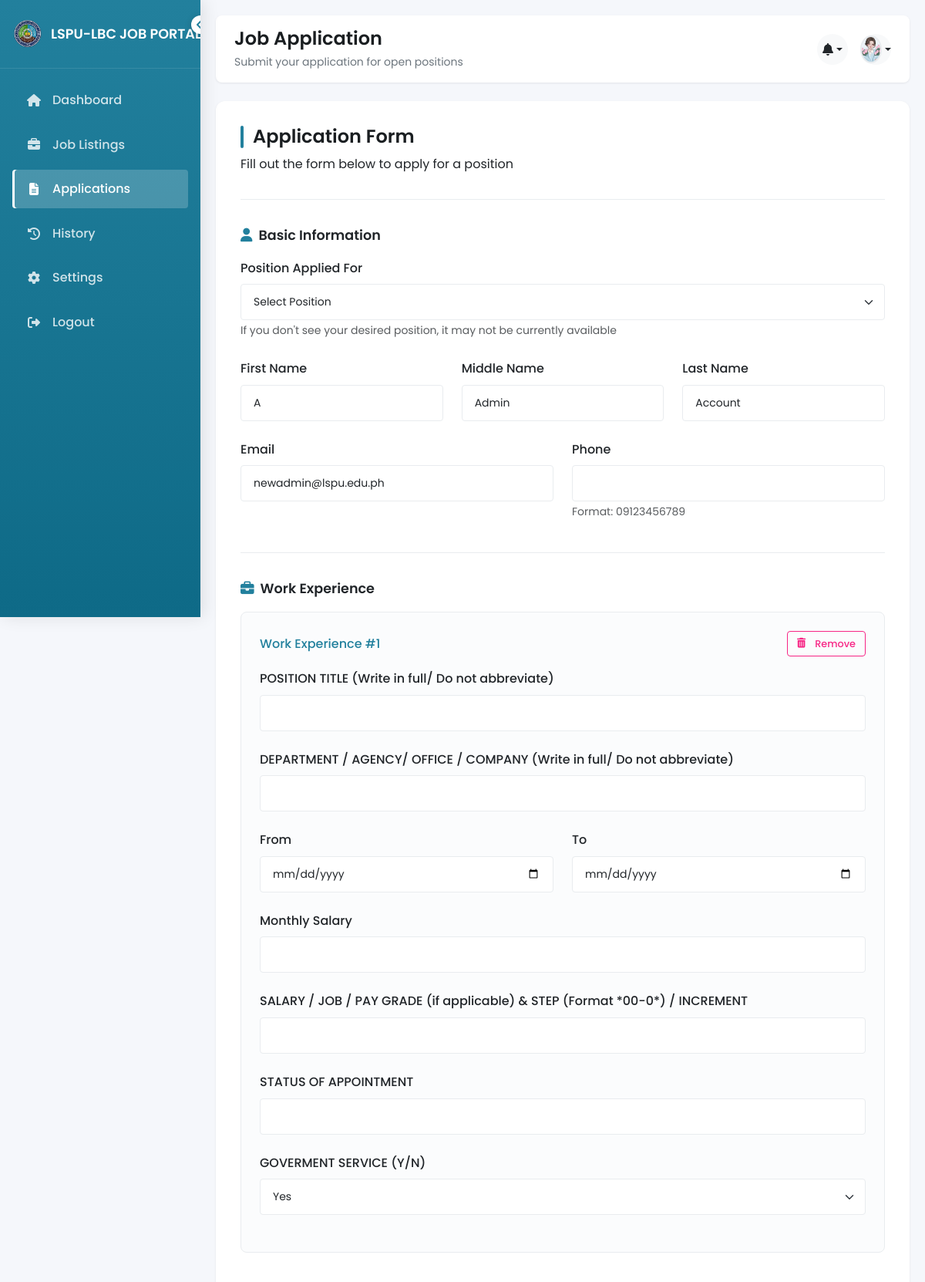
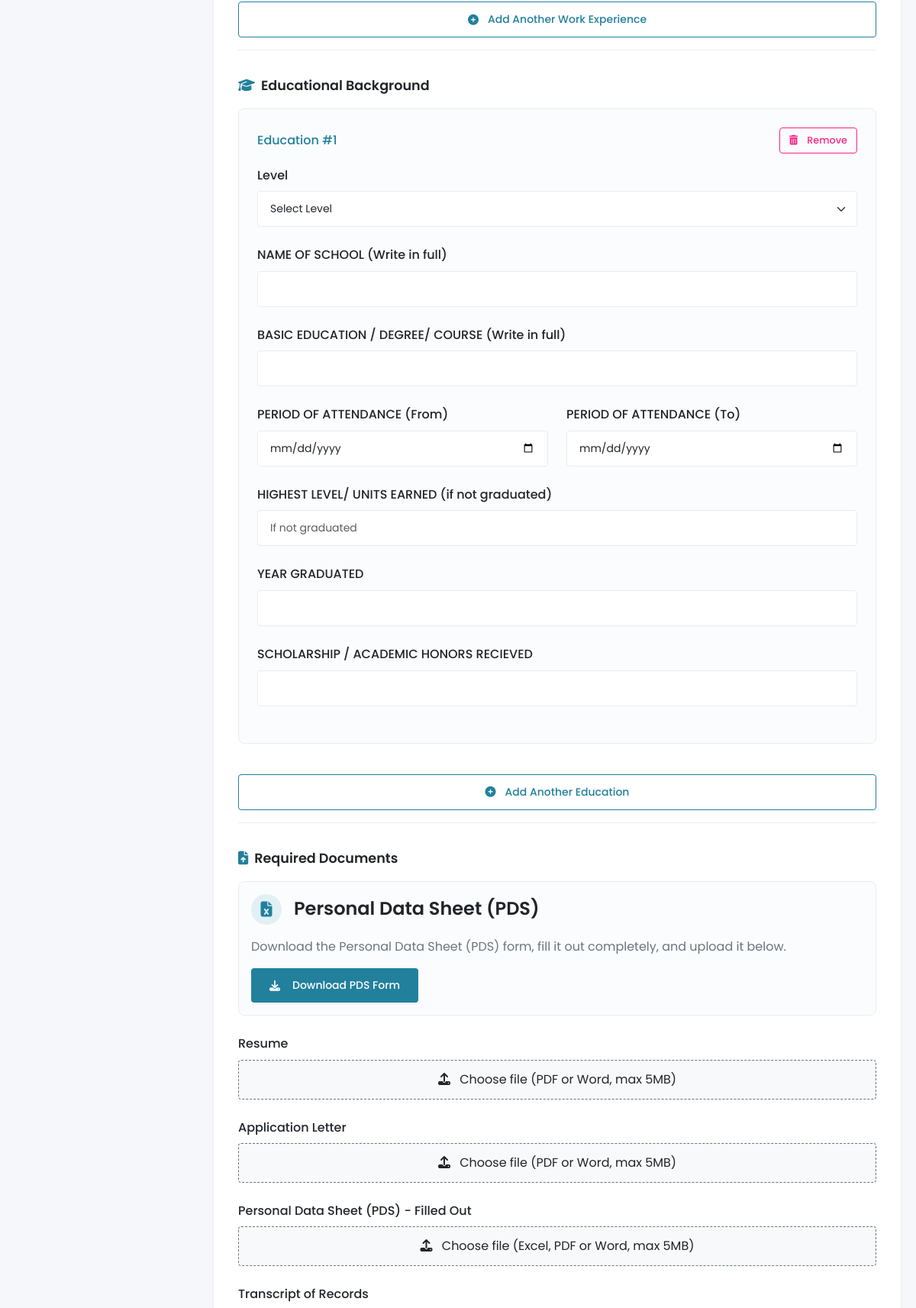
Page /application.php (signed in, upper part) on the committed database (2 pictures, top to bottom).
### tables this page shows
CREATE TABLE `users` (
  `user_id` int(11) NOT NULL,
  `first_name` varchar(50) NOT NULL,
  `middle_name` varchar(50) DEFAULT NULL,
  `last_name` varchar(50) NOT NULL,
  `email` varchar(100) NOT NULL,
  `birthdate` date DEFAULT NULL,
  `phone` varchar(20) DEFAULT NULL,
  `username` varchar(50) DEFAULT NULL,
  `password` varchar(255) DEFAULT NULL,
  `profile_pic` varchar(255) DEFAULT NULL,
  `reset_token` varchar(255) DEFAULT NULL,
  `token_expiry` datetime DEFAULT NULL,
  `reset_expires` datetime DEFAULT NULL,
  `role` enum('applicant','admin','superadmin') NOT NULL DEFAULT 'applicant',
  `is_active` tinyint(1) NOT NULL DEFAULT 1,
  `last_login` datetime DEFAULT NULL,
  `created_at` timestamp NOT NULL DEFAULT current_timestamp(),
  `updated_at` timestamp NOT NULL DEFAULT current_timestamp() ON UPDATE current_timestamp(),
  `email_verified` tinyint(1) DEFAULT 0,
  `verification_token` varchar(255) DEFAULT NULL,
  `verification_expires` datetime DEFAULT NULL
);

### application.php (the view, shortened to what the rows shown need)
<?php
$host = 'localhost';
$db = 'appjobsystem';
$userDb = 'root';
$pass = '';
$conn = new mysqli($host, $userDb, $pass, $db);
$userId = $_SESSION['user_id'] ?? null;
$user = null;
if ($userId) {
    $stmt = $conn->prepare("SELECT user_id, profile_pic, first_name, middle_name, last_name, email, phone FROM users WHERE user_id = ?");
    $stmt->bind_param("i", $userId);
    $stmt->execute();
    $result = $stmt->get_result();
    $user = $result->fetch_assoc();
}
$profilePicFilename = !empty($user['profile_pic']) ? $user['profile_pic'] : 'default.jpg';
$picsPath = 'uploads/profile_pics/' . $profilePicFilename;
$hasProfilePic = file_exists($picsPath);
?>
<!DOCTYPE html>
<html lang="en">
<head>
  <link href="https://cdn.jsdelivr.net/npm/bootstrap@5.3.0-alpha1/dist/css/bootstrap.min.css" rel="stylesheet">
  <link rel="stylesheet" href="https://cdnjs.cloudflare.com/ajax/libs/font-awesome/6.4.0/css/all.min.css">
  <link rel="stylesheet" href="https://cdnjs.cloudflare.com/ajax/libs/animate.css/4.1.1/animate.min.css">
  <link href="https://unpkg.com/aos@2.3.1/dist/aos.css" rel="stylesheet">
  <link rel="stylesheet" href="https://cdn.jsdelivr.net/npm/flatpickr/dist/flatpickr.min.css">
  <link rel="stylesheet" href="assets/css/applicants/application.css">
</head>
<body>
    <?php include 'sidebar.php'; ?>
    <div class="main-content <?= $sidebarCollapsed ? 'sidebar-collapsed' : '' ?>">
        <div class="topbar animate-slide-up">
            <div class="topbar-title">
                <h1>Job Application</h1>
            </div>
            <div class="topbar-actions">
                <div class="dropdown">
                    <button class="profile-btn dropdown-toggle" type="button" id="profileDropdown" data-bs-toggle="dropdown" aria-expanded="false">
                        <?php if ($hasProfilePic): ?>
                            <img src="<?= htmlspecialchars($picsPath) ?>" class="profile-img" alt="Profile">
                        <?php else: ?>
                            <i class="fas fa-user-circle fs-5"></i>
                        <?php endif; ?>
                    </button>
                </div>
            </div>
        </div>
        <div class="application-container animate-slide-up delay-1">
            <div class="application-header">
                <h2>Application Form</h2>
            </div>
            <form action="application.php" method="POST" enctype="multipart/form-data">
                <div class="form-section">
                    <div class="row">
                        <div class="col-md-4">
                            <div class="form-group">
                                <label for="first_name" class="form-label">First Name</label>
                                <input type="text" id="first_name" class="form-control" value="<?= isset($user['first_name']) ? htmlspecialchars($user['first_name']) : '' ?>" readonly>
                            </div>
                        </div>
                        <div class="col-md-4">
                            <div class="form-group">
                                <label for="middle_name" class="form-label">Middle Name</label>
                                <input type="text" id="middle_name" class="form-control" value="<?= isset($user['middle_name']) ? htmlspecialchars($user['middle_name']) : '' ?>" readonly>
                            </div>
                        </div>
                        <div class="col-md-4">
                            <div class="form-group">
                                <label for="last_name" class="form-label">Last Name</label>
                                <input type="text" id="last_name" class="form-control" value="<?= isset($user['last_name']) ? htmlspecialchars($user['last_name']) : '' ?>" readonly>
                            </div>
                        </div>
                    </div>
                    <div class="row">
                        <div class="col-md-6">
                            <div class="form-group">
                                <label for="email" class="form-label">Email</label>
                                <input type="email" id="email" class="form-control" value="<?= isset($user['email']) ? htmlspecialchars($user['email']) : '' ?>" readonly>
                            </div>
                        </div>
                        <div class="col-md-6">
                            <div class="form-group">
                                <label for="phone" class="form-label">Phone</label>
                                <input type="text" name="phone" id="phone" class="form-control" value="<?= isset($user['phone']) ? htmlspecialchars($user['phone']) : '' ?>" required>
                                <small class="text-muted">Format: 09123456789</small>
                            </div>
                        </div>
                    </div>
                </div>
            </form>
        </div>
    </div>
</body>
</html>

### rows in the picture
users: profile_pic (picture), first_name "A", middle_name "Admin", last_name "Account", email "newadmin@lspu.edu.ph"
